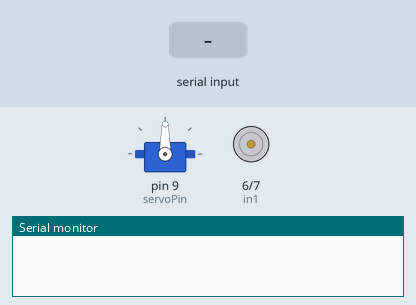
The sketch below on a simulated Arduino Uno, built with avr-gcc and run on an emulated ATmega328P. Shown: servo, motor-driver pin pairs drawn as motors (green arrow = first pin HIGH = forward, orange = second pin HIGH = backward, longer = more drive, scaled by the enable pin), the last lines printed to the serial monitor. Inputs (shaded band) come from the test bench.

Above: at 1.2 s.
1.3 s: "FORWARD\n" received over Serial
At 2.4 s:
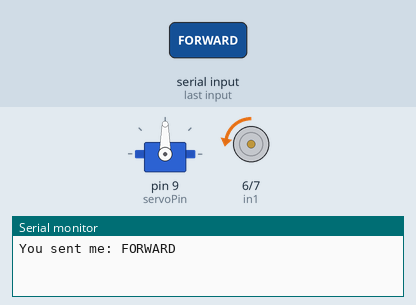
2.8 s: "BACKWARD\n" received over Serial
At 3.6 s:
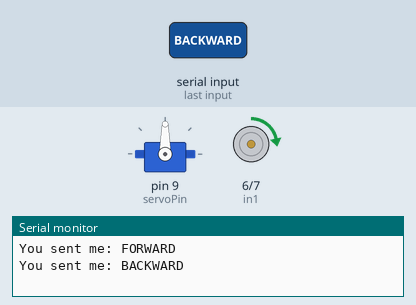
4.3 s: "RIGHT\n" received over Serial
At 4.6 s:
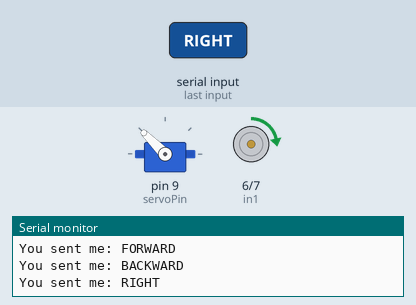
5.8 s: "LEFT\n" received over Serial
At 6.9 s:
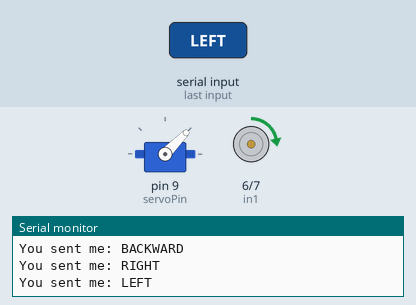
7.3 s: "stop\n" received over Serial
At 8.0 s:
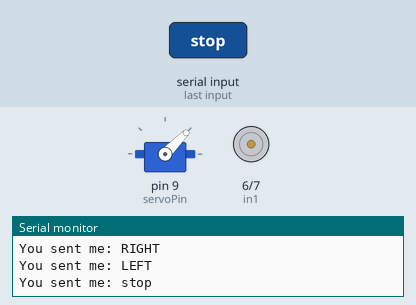
8.8 s: "FORWARD\n" received over Serial
At 9.3 s:
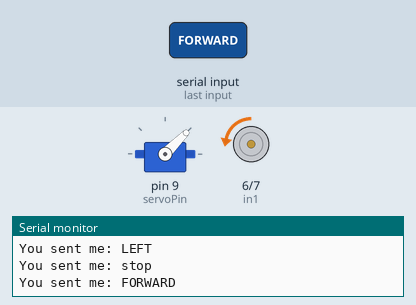
Timing chart, 0 to 11.3 s (numbered marks = the images above; inputs shaded):
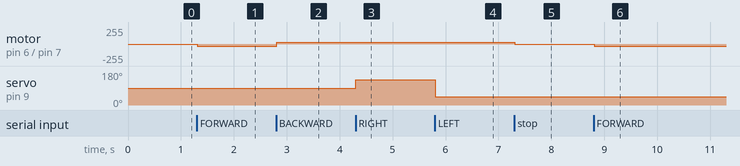

The sketch:

ol_arduino_keyboard.ino
```cpp
#include <Servo.h>


#define enA 3
#define in1 6
#define in2 7
#define servoPin 9

Servo myservo;  // create servo object to control a servo

String data = ""; // initialize data variable to empty string


void setup() {

  Serial.begin(9600);
  myservo.attach(servoPin);  // attaches the servo on pin 1 to the servo object
 pinMode(enA, OUTPUT);
 pinMode(in1, OUTPUT);
  pinMode(in2, OUTPUT);
   pinMode(servoPin, OUTPUT);

  //Set initial rotation direction = 0
 digitalWrite(in1, LOW);
  digitalWrite(in2, HIGH);

  analogWrite(enA, 0);  // set initial duty cycle to 0
     delay(30);
}

void loop() {
  if (Serial.available() > 0) {
    data = Serial.readStringUntil('\n');
    Serial.print("You sent me: ");
    Serial.println(data);

  if (data == "FORWARD") {
    digitalWrite(in1, LOW);
    digitalWrite(in2, HIGH);
    analogWrite(enA, 30);
     delay(20);
  } else if (data == "BACKWARD") {
   digitalWrite(in1, HIGH);
  digitalWrite(in2, LOW);
    analogWrite(enA, 30);
     delay(20);
  } else if (data == "RIGHT") {
    myservo.write(135);
     delay(20);
  } else if (data == "LEFT") {
    myservo.write(45);
     delay(20);
  }
  else if (data == "stop") {
    analogWrite(enA, 0);
  }


  }

}
```

Measured:
- after the input at 1.3 s, motor on pin 6 (in1) / pin 7 (in2): stopped → backward 30/255 at once
- after the input at 2.8 s, motor on pin 6 (in1) / pin 7 (in2): backward 30/255 → forward 30/255 at once
- after the input at 4.3 s, servo on pin 9 (servoPin): 90° → 135° at once
- after the input at 5.8 s, servo on pin 9 (servoPin): 135° → 45° at once
- after the input at 7.3 s, motor on pin 6 (in1) / pin 7 (in2): forward 30/255 → stopped at once
- after the input at 8.8 s, motor on pin 6 (in1) / pin 7 (in2): stopped → backward 30/255 at once
